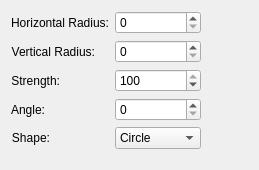
<?xml version="1.0" encoding="UTF-8"?>
<ui version="4.0">
 <class>WdgBlur</class>
 <widget class="QWidget" name="WdgBlur">
  <property name="geometry">
   <rect>
    <x>0</x>
    <y>0</y>
    <width>259</width>
    <height>170</height>
   </rect>
  </property>
  <layout class="QGridLayout" name="gridLayout">
   <item row="0" column="0" rowspan="2">
    <layout class="QFormLayout" name="formLayout">
     <property name="rowWrapPolicy">
      <enum>QFormLayout::WrapLongRows</enum>
     </property>
     <item row="0" column="0">
      <widget class="QLabel" name="textLabel1">
       <property name="text">
        <string>Horizontal Radius:</string>
       </property>
       <property name="alignment">
        <set>Qt::AlignRight|Qt::AlignTrailing|Qt::AlignVCenter</set>
       </property>
       <property name="wordWrap">
        <bool>false</bool>
       </property>
      </widget>
     </item>
     <item row="0" column="1">
      <widget class="QSpinBox" name="intHalfWidth"/>
     </item>
     <item row="1" column="0">
      <widget class="QLabel" name="textLabel2">
       <property name="text">
        <string>Vertical Radius:</string>
       </property>
       <property name="alignment">
        <set>Qt::AlignRight|Qt::AlignTrailing|Qt::AlignVCenter</set>
       </property>
       <property name="wordWrap">
        <bool>false</bool>
       </property>
      </widget>
     </item>
     <item row="1" column="1">
      <widget class="QSpinBox" name="intHalfHeight"/>
     </item>
     <item row="2" column="0">
      <widget class="QLabel" name="textLabel3">
       <property name="text">
        <string>Strength:</string>
       </property>
       <property name="alignment">
        <set>Qt::AlignRight|Qt::AlignTrailing|Qt::AlignVCenter</set>
       </property>
       <property name="wordWrap">
        <bool>false</bool>
       </property>
      </widget>
     </item>
     <item row="2" column="1">
      <widget class="QSpinBox" name="intStrength">
       <property name="maximum">
        <number>100</number>
       </property>
       <property name="value">
        <number>100</number>
       </property>
      </widget>
     </item>
     <item row="3" column="0">
      <widget class="QLabel" name="textLabel5">
       <property name="toolTip">
        <string/>
       </property>
       <property name="text">
        <string>Angle:</string>
       </property>
       <property name="alignment">
        <set>Qt::AlignRight|Qt::AlignTrailing|Qt::AlignVCenter</set>
       </property>
       <property name="wordWrap">
        <bool>false</bool>
       </property>
      </widget>
     </item>
     <item row="3" column="1">
      <widget class="QSpinBox" name="intAngle">
       <property name="maximum">
        <number>360</number>
       </property>
      </widget>
     </item>
     <item row="4" column="0">
      <widget class="QLabel" name="textLabel4">
       <property name="text">
        <string>Shape:</string>
       </property>
       <property name="alignment">
        <set>Qt::AlignRight|Qt::AlignTrailing|Qt::AlignVCenter</set>
       </property>
       <property name="wordWrap">
        <bool>false</bool>
       </property>
      </widget>
     </item>
     <item row="4" column="1">
      <widget class="KComboBox" name="cbShape">
       <item>
        <property name="text">
         <string>Circle</string>
        </property>
       </item>
       <item>
        <property name="text">
         <string>Rectangle</string>
        </property>
       </item>
      </widget>
     </item>
    </layout>
   </item>
   <item row="0" column="1">
    <widget class="KoAspectButton" name="aspectButton" native="true"/>
   </item>
   <item row="0" column="2">
    <spacer>
     <property name="orientation">
      <enum>Qt::Horizontal</enum>
     </property>
     <property name="sizeType">
      <enum>QSizePolicy::Expanding</enum>
     </property>
     <property name="sizeHint" stdset="0">
      <size>
       <width>0</width>
       <height>20</height>
      </size>
     </property>
    </spacer>
   </item>
   <item row="1" column="2">
    <spacer>
     <property name="orientation">
      <enum>Qt::Horizontal</enum>
     </property>
     <property name="sizeType">
      <enum>QSizePolicy::Expanding</enum>
     </property>
     <property name="sizeHint" stdset="0">
      <size>
       <width>0</width>
       <height>20</height>
      </size>
     </property>
    </spacer>
   </item>
   <item row="2" column="0">
    <spacer>
     <property name="orientation">
      <enum>Qt::Vertical</enum>
     </property>
     <property name="sizeType">
      <enum>QSizePolicy::Expanding</enum>
     </property>
     <property name="sizeHint" stdset="0">
      <size>
       <width>20</width>
       <height>20</height>
      </size>
     </property>
    </spacer>
   </item>
  </layout>
 </widget>
 <layoutdefault spacing="6" margin="11"/>
 <customwidgets>
  <customwidget>
   <class>KComboBox</class>
   <extends>QComboBox</extends>
   <header>kcombobox.h</header>
  </customwidget>
  <customwidget>
   <class>KoAspectButton</class>
   <extends>QWidget</extends>
   <header>KoAspectButton.h</header>
   <container>1</container>
  </customwidget>
 </customwidgets>
 <resources/>
 <connections/>
</ui>
